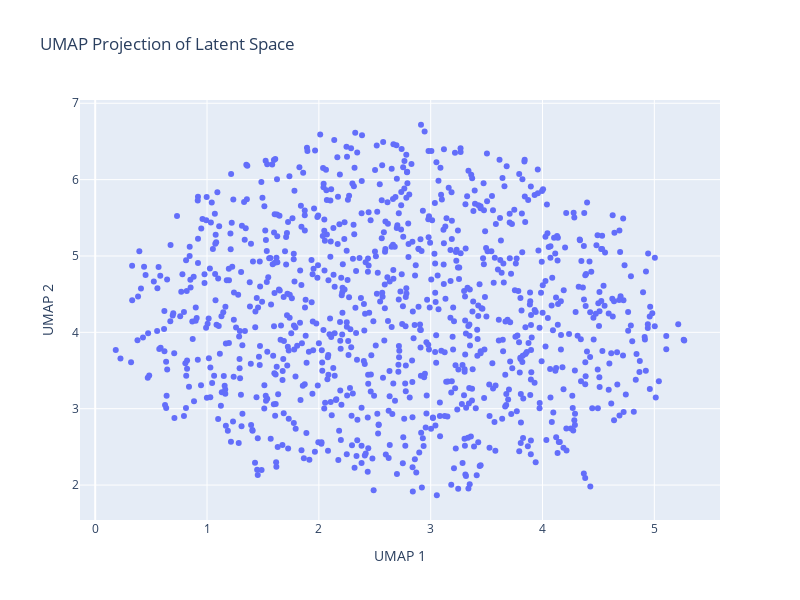

Source (notebook cell):
### Code cell
import numpy as np

# Generate dummy latent space data
latent_space = np.random.rand(1000, 128)

# Create UMAPProjection instance and fit on latent space
umap_projection = UMAPProjection(latent_space)
umap_projection.fit()

# Plot the UMAP projection
umap_projection.plot()

# Enable interactivity
umap_projection.enable_interactivity()

### Figure 1 — Plotly figure (JSON) as saved in the notebook; plotly's stock layout.template omitted (floating-point values rounded to 4 significant figures; data arrays with more than 128 entries replaced by an {"elided": "..."} marker saying what was removed)
{"data": [{"hoverinfo": "text", "hovertext": {"elided": "1000 str values"}, "mode": "markers", "type": "scatter", "x": {"elided": "1000 float values"}, "xaxis": "x", "y": {"elided": "1000 float values"}, "yaxis": "y"}], "layout": {"height": 600, "title": {"text": "UMAP Projection of Latent Space"}, "width": 800, "xaxis": {"anchor": "y", "domain": [0, 1], "title": {"text": "UMAP 1"}}, "yaxis": {"anchor": "x", "domain": [0, 1], "title": {"text": "UMAP 2"}}}}
